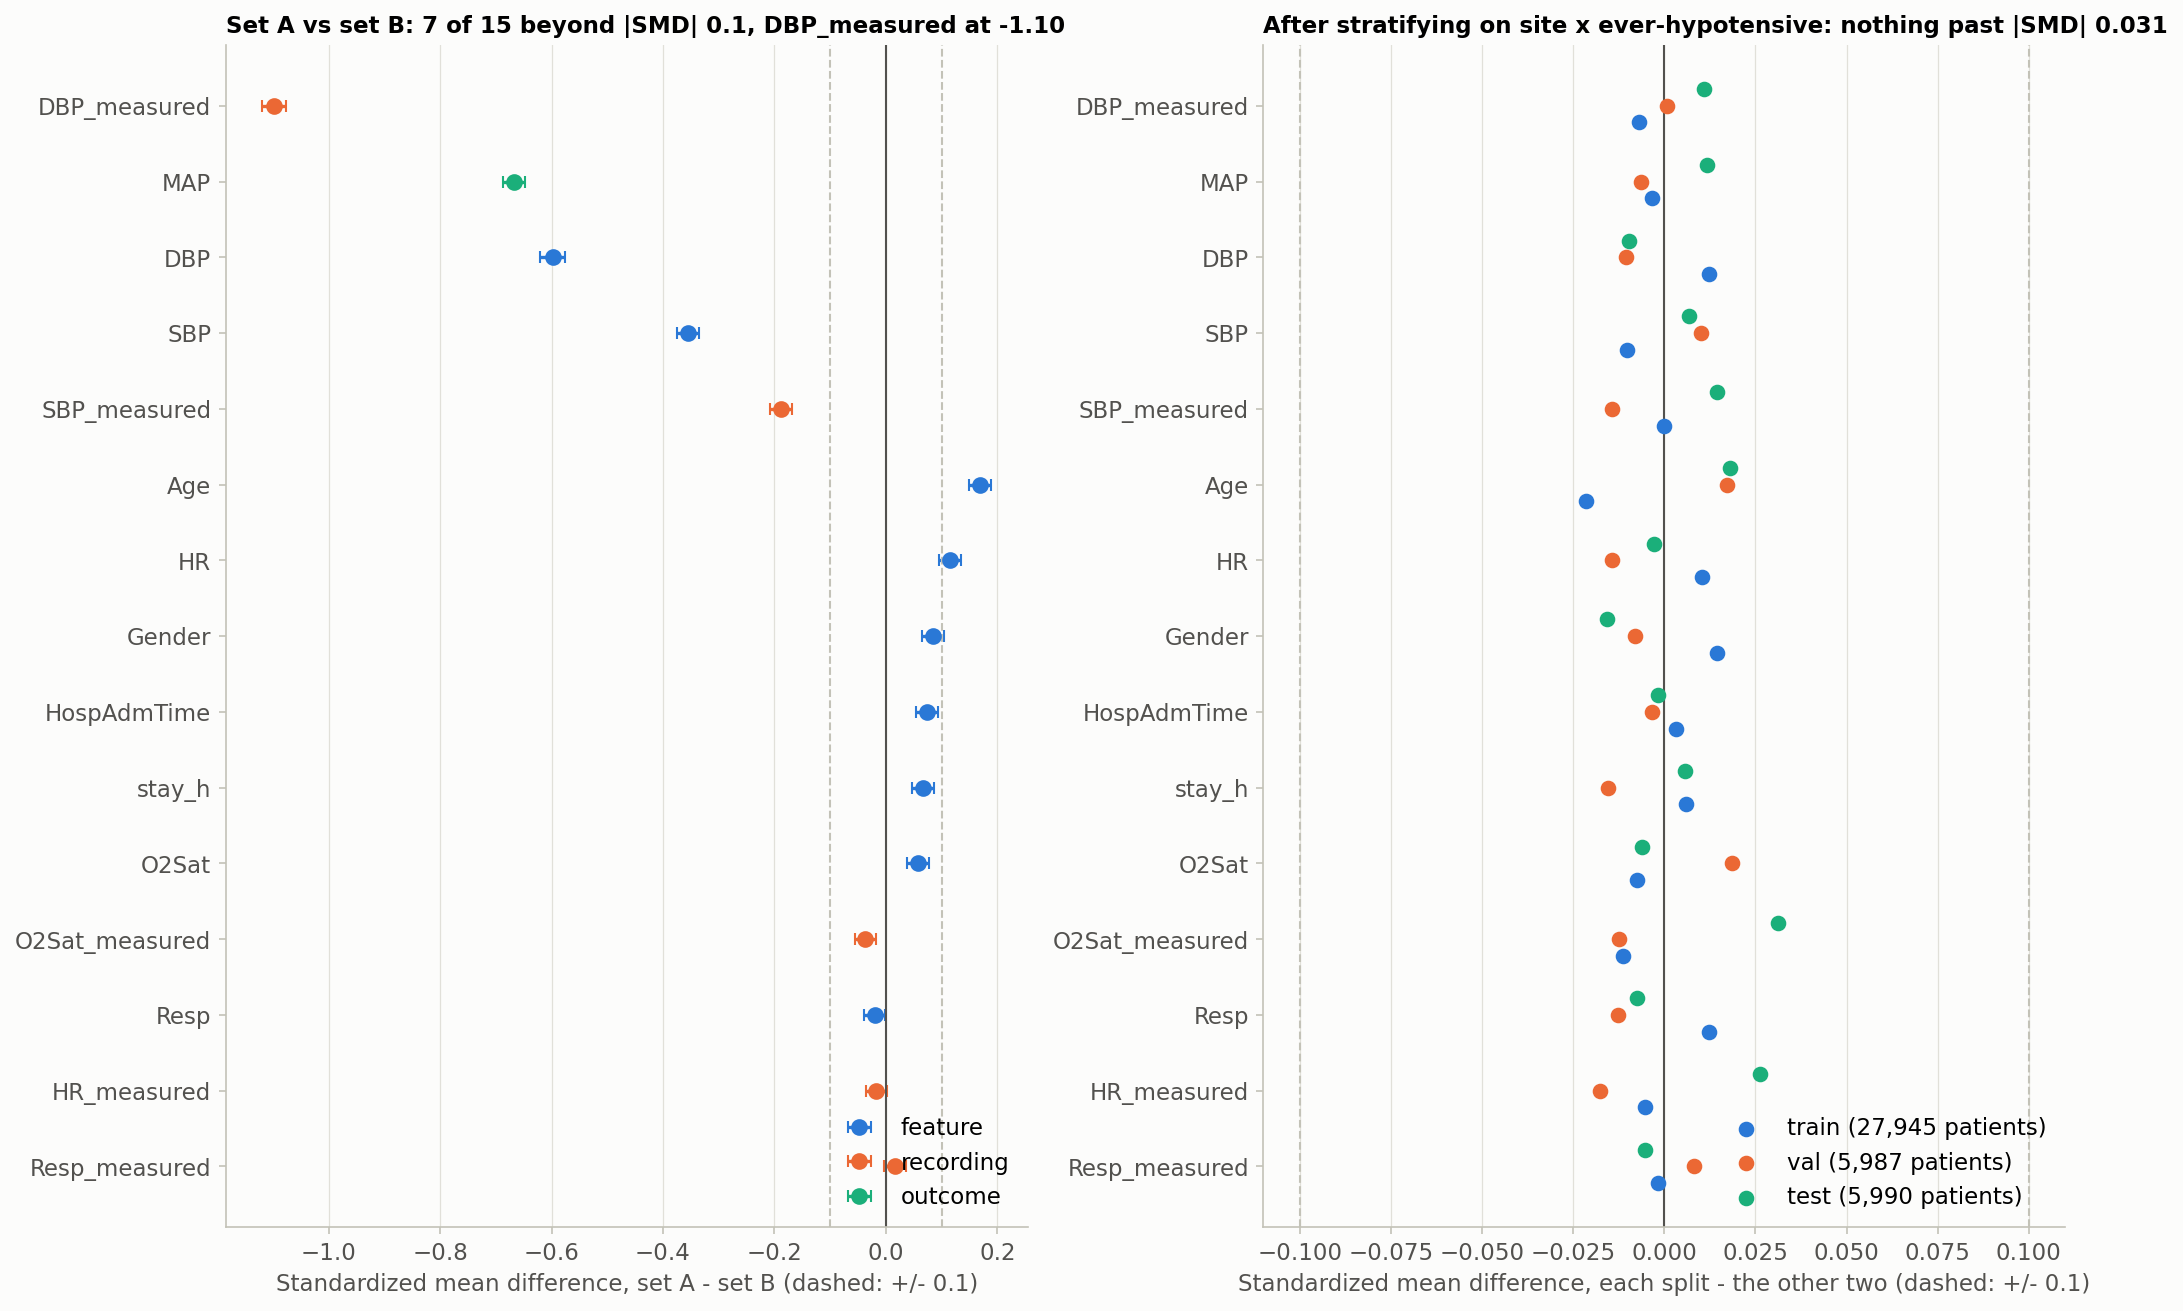

Reproduce this figure in Python.
"""Quantify the batch (site) effect on the exact features the model consumes.

Same recipe as EDA 6.1, applied to the model input rather than the raw table: one row per
patient, each vital summarised as the median over the first 24 hours after ICU admission, and the
standardized mean difference (SMD) as the measure. SMD is dimensionless and does not grow with
the sample size, so mmHg, years and percentages sit in one table and |SMD| > 0.1 means the same
thing in every row.

Two questions are answered:

1. **How big is the batch effect?** Set A vs set B on the model's own feature set - the four
   vital values (SBP, DBP, HR, Resp) and the three demographics (Age, sex, ICULOS as stay
   length) - plus the "was it measured in the first 24 h" indicators for those vitals, because
   EDA 6.3 showed the recording pattern carries as much site information as the physiology does.
   MAP is reported on its own line: it is the outcome the model predicts, not an input.
2. **Did our own splitting add one?** Train / validation / test each compared against the other
   two combined. These should all sit near zero; anything above 0.1 means the split itself
   introduced an imbalance on top of the site effect.

Run:

    python batch_effect.py          # either environment; needs only numpy / pandas
"""
import warnings
from pathlib import Path

import matplotlib
matplotlib.use("Agg")
import matplotlib.pyplot as plt
import numpy as np
import pandas as pd

INK2, AXIS, SURFACE = "#52514e", "#c3c2b7", "#fcfcfb"
SERIES = ["#2a78d6", "#eb6834", "#1baf7a"]
plt.rcParams.update({
    "figure.facecolor": SURFACE, "axes.facecolor": SURFACE, "savefig.facecolor": SURFACE,
    "axes.edgecolor": AXIS, "axes.labelcolor": INK2, "xtick.labelcolor": INK2,
    "ytick.labelcolor": INK2, "xtick.color": AXIS, "ytick.color": AXIS,
    "axes.spines.top": False, "axes.spines.right": False, "axes.grid": True,
    "grid.color": "#e1e0d9", "grid.linewidth": 0.6, "axes.titlesize": 11,
    "axes.titleweight": "bold", "axes.titlelocation": "left", "font.size": 11,
    "legend.frameon": False, "figure.dpi": 110, "savefig.dpi": 150, "savefig.bbox": "tight"})

HERE = Path(__file__).resolve().parent
DATA_NPZ = HERE.parent / "datasets" / "physionet2019_model_input.npz"
BASE_H = 24.0          # hours after ICU admission that define the baseline window
SMD_CUT = 0.1          # |SMD| above this is a difference that matters
SEED = 123             # must match physionet_data.SEED for the split check to be meaningful


def baseline_table(path: Path = DATA_NPZ) -> pd.DataFrame:
    """One row per patient: baseline vitals, demographics, and the recording indicators."""
    z = np.load(path, allow_pickle=False)
    vitals, iculos, start = z["vitals"], z["iculos"], z["patient_start"]
    names = [str(v) for v in z["vital_names"]]
    bounds = np.r_[start, len(iculos)]

    values = np.full((len(start), len(names)), np.nan, dtype=np.float64)
    measured = np.zeros((len(start), len(names)), dtype=np.float64)
    ever = np.zeros(len(start), dtype=np.int64)
    target = names.index("MAP")
    for i, (a, b) in enumerate(zip(bounds[:-1], bounds[1:])):
        full = vitals[a:b][:, target]
        ever[i] = bool(np.isfinite(full).any() and np.nanmin(full) < 65.0)
        window = vitals[a:b][iculos[a:b] <= BASE_H]
        seen = np.isfinite(window)
        measured[i] = seen.any(axis=0)
        with warnings.catch_warnings():               # an all-NaN column simply yields NaN
            warnings.simplefilter("ignore", RuntimeWarning)
            values[i] = np.nanmedian(np.where(seen, window, np.nan), axis=0)

    out = pd.DataFrame(values, columns=names)
    for f, n in enumerate(names):
        out[f"{n}_measured"] = measured[:, f]
    static_names = [str(v) for v in z["static_names"]]
    for s, n in enumerate(static_names):
        out[n] = z["static"][:, s]
    out["stay_h"] = np.array([iculos[a:b].max() for a, b in zip(bounds[:-1], bounds[1:])])
    out["ever_hypotensive"] = ever          # whole stay, matching physionet_data.make_splits
    out.insert(0, "site", np.where(z["site"] == "B", "B", "A"))
    out.insert(0, "patient_id", z["patient_ids"])
    return out


def smd(a: np.ndarray, b: np.ndarray):
    """Standardized mean difference (a - b) with a 95% CI; 0/1 variables use the same formula."""
    a, b = a[np.isfinite(a)], b[np.isfinite(b)]
    n1, n2 = len(a), len(b)
    v1, v2 = a.var(ddof=1), b.var(ddof=1)
    sp = np.sqrt(((n1 - 1) * v1 + (n2 - 1) * v2) / (n1 + n2 - 2))
    d = (a.mean() - b.mean()) / sp if sp > 0 else 0.0
    se = np.sqrt((n1 + n2) / (n1 * n2) + d ** 2 / (2 * (n1 + n2)))
    return {"n_1": n1, "n_2": n2, "mean_1": a.mean(), "mean_2": b.mean(),
            "pooled_sd": sp, "smd": d, "smd_lo": d - 1.96 * se, "smd_hi": d + 1.96 * se}


def site_auroc(x: np.ndarray, is_b: np.ndarray, seed: int = SEED) -> float:
    """How well does this one variable alone identify the hospital? Out-of-fold AUROC from a
    boosted stump set, computed on observed values only, so it measures a shift in the values
    rather than in the missingness (the `_measured` rows cover that separately). SMD only sees a
    difference in means; this sees any difference in distribution."""
    from sklearn.ensemble import HistGradientBoostingClassifier
    from sklearn.metrics import roc_auc_score
    from sklearn.model_selection import StratifiedKFold
    seen = np.isfinite(x)
    xs, ys = x[seen].reshape(-1, 1), is_b[seen].astype(int)
    if len(np.unique(ys)) < 2:
        return float("nan")
    oof = np.zeros(len(ys))
    for tr, te in StratifiedKFold(5, shuffle=True, random_state=seed).split(xs, ys):
        m = HistGradientBoostingClassifier(random_state=seed, max_depth=3).fit(xs[tr], ys[tr])
        oof[te] = m.predict_proba(xs[te])[:, 1]
    return float(roc_auc_score(ys, oof))


def compare(frame: pd.DataFrame, mask_1: np.ndarray, mask_2: np.ndarray,
            columns, label_1: str, label_2: str, with_auroc: bool = False) -> pd.DataFrame:
    rows = []
    for c in columns:
        x = frame[c].to_numpy(dtype=float)
        r = smd(x[mask_1], x[mask_2])
        if with_auroc:
            r["site_auroc"] = site_auroc(x[mask_1 | mask_2], mask_2[mask_1 | mask_2])
        rows.append({"variable": c, "group_1": label_1, "group_2": label_2, **r})
    out = pd.DataFrame(rows).set_index("variable")
    out["matters"] = np.where(out["smd"].abs() > SMD_CUT, f"|SMD| > {SMD_CUT}", "")
    return out


def model_splits(frame: pd.DataFrame, seed: int = SEED):
    """Reproduce the split used by physionet_data.make_splits without importing torch."""
    site = (frame["site"].to_numpy() == "B").astype(np.int64)
    strata = site * 2 + frame["ever_hypotensive"].to_numpy(dtype=np.int64)
    rng = np.random.default_rng(seed)
    out = {"train": [], "val": [], "test": []}
    for s in np.unique(strata):
        idx = np.flatnonzero(strata == s)
        idx = idx[rng.permutation(len(idx))]
        n_tr, n_va = int(round(0.70 * len(idx))), int(round(0.15 * len(idx)))
        out["train"].append(idx[:n_tr])
        out["val"].append(idx[n_tr:n_tr + n_va])
        out["test"].append(idx[n_tr + n_va:])
    return {k: np.sort(np.concatenate(v)) for k, v in out.items()}


def main() -> None:
    frame = baseline_table()
    values = ["SBP", "DBP", "HR", "Resp", "O2Sat",                        # model inputs
              "Age", "Gender", "HospAdmTime", "stay_h"]
    recording = [f"{v}_measured" for v in ("SBP", "DBP", "HR", "Resp", "O2Sat")]
    outcome = ["MAP"]                                                     # predicted, not an input
    is_a = (frame["site"] == "A").to_numpy()
    is_b = ~is_a

    site = pd.concat([
        compare(frame, is_a, is_b, values, "set A", "set B", with_auroc=True).assign(role="feature"),
        compare(frame, is_a, is_b, recording, "set A", "set B").assign(role="recording"),
        compare(frame, is_a, is_b, outcome, "set A", "set B", with_auroc=True).assign(role="outcome")])
    site.to_csv(HERE / "batch_effect_site.csv")
    print(f"Batch effect: set A vs set B, {BASE_H:.0f} h baseline, one row per patient "
          f"(A = {is_a.sum():,}, B = {is_b.sum():,})\n")
    print(site[["role", "mean_1", "mean_2", "smd", "smd_lo", "smd_hi", "site_auroc", "matters"]]
          .rename(columns={"mean_1": "mean_A", "mean_2": "mean_B"}).round(3).to_string())
    hidden = site[(site["smd"].abs() <= SMD_CUT) & (site["site_auroc"] > 0.6)]
    if len(hidden):
        print("\nSMD says these are fine, the single-feature AUROC says otherwise - a shift in "
              "shape rather than in the mean:")
        for v, r in hidden.iterrows():
            print(f"  {v:12s} SMD {r['smd']:+.3f} but site AUROC {r['site_auroc']:.3f}")

    feats = site.loc[values]
    big = feats.index[feats["smd"].abs() > SMD_CUT].tolist()
    print(f"\n{len(big)} of the {len(values)} model features exceed |SMD| {SMD_CUT}: {big}")
    print(f"mean |SMD| over the features   {feats['smd'].abs().mean():.3f}")
    print(f"mean |SMD| over the indicators {site.loc[recording, 'smd'].abs().mean():.3f}")
    print(f"largest overall: {site['smd'].abs().idxmax()} at "
          f"{site.loc[site['smd'].abs().idxmax(), 'smd']:+.3f}")
    print(f"outcome MAP: SMD {site.loc['MAP', 'smd']:+.3f} - the batch effect also sits in the "
          "variable being predicted, which is why the event rate differs 2x between sites")

    print("\n" + "=" * 100)
    print("Did the 70/15/15 split add a batch effect of its own? Each split against the other two.\n")
    splits = model_splits(frame)
    rows = []
    for name, idx in splits.items():
        sel = np.zeros(len(frame), bool)
        sel[idx] = True
        rows.append(compare(frame, sel, ~sel, values + recording + outcome, name, "rest")
                    .assign(split=name).reset_index())
    split_tbl = pd.concat(rows).set_index(["split", "variable"])
    split_tbl.to_csv(HERE / "batch_effect_splits.csv")
    worst = split_tbl["smd"].abs().groupby(level="split").max()
    share_b = {k: 100 * (frame["site"].to_numpy()[idx] == "B").mean() for k, idx in splits.items()}
    print(f"{'split':8s} {'patients':>9s} {'% set B':>9s} {'largest |SMD| vs the rest':>27s}")
    for k, idx in splits.items():
        print(f"{k:8s} {len(idx):>9,} {share_b[k]:>8.1f}% {worst[k]:>27.3f}")
    flagged = split_tbl.index[split_tbl["smd"].abs() > SMD_CUT].tolist()
    print(f"\nfeatures above |SMD| {SMD_CUT} in any split: {flagged or 'none'}")
    print("\nSo the only batch effect in the modelling data is the hospital one measured above; "
          "the split itself is balanced, which is what stratifying on site and on ever-hypotensive buys.")
    draw(site, split_tbl, splits, frame)
    print(f"\nwritten: {HERE / 'batch_effect_site.csv'}\n         {HERE / 'batch_effect_splits.csv'}"
          f"\n         {HERE / 'batch_effect.png'}")


def draw(site: pd.DataFrame, split_tbl: pd.DataFrame, splits, frame: pd.DataFrame) -> None:
    """Left: the hospital batch effect we cannot remove. Right: what the stratified split added."""
    order = site["smd"].abs().sort_values().index
    yy = np.arange(len(order))
    fig, axes = plt.subplots(1, 2, figsize=(14, 0.42 * len(order) + 2.6))

    ax = axes[0]
    colors = {"feature": SERIES[0], "recording": SERIES[1], "outcome": SERIES[2]}
    for role, c in colors.items():
        sel = [v for v in order if site.loc[v, "role"] == role]
        if not sel:
            continue
        idx = [list(order).index(v) for v in sel]
        ax.errorbar(site.loc[sel, "smd"], idx,
                    xerr=1.96 * (site.loc[sel, "smd_hi"] - site.loc[sel, "smd"]) / 1.96,
                    fmt="o", ms=7, color=c, ecolor=c, elinewidth=1.6, capsize=3, label=role)
    big = int((site["smd"].abs() > SMD_CUT).sum())
    worst = site["smd"].abs().idxmax()
    ax.set_title(f"Set A vs set B: {big} of {len(site)} beyond |SMD| {SMD_CUT}, "
                 f"{worst} at {site.loc[worst, 'smd']:+.2f}")
    ax.legend(loc="lower right", fontsize=11, borderaxespad=0.4)

    ax = axes[1]
    for i, (name, c) in enumerate(zip(["train", "val", "test"], SERIES)):
        vals = split_tbl.loc[name].reindex(order)["smd"]
        ax.scatter(vals, yy + (i - 1) * 0.22, s=42, color=c, zorder=3,
                   label=f"{name} ({len(splits[name]):,} patients)")
    worst_split = split_tbl["smd"].abs().max()
    ax.set_title(f"After stratifying on site x ever-hypotensive: "
                 f"nothing past |SMD| {worst_split:.3f}")
    ax.legend(loc="lower right", fontsize=11, borderaxespad=0.4)

    for ax, xlabel in zip(axes, ["Standardized mean difference, set A - set B",
                                 "Standardized mean difference, each split - the other two"]):
        ax.axvline(0, color=INK2, lw=1)
        for t in (-SMD_CUT, SMD_CUT):
            ax.axvline(t, color=AXIS, lw=1, ls="--")
        ax.set_yticks(yy, list(order), fontsize=11)
        ax.set_xlabel(f"{xlabel} (dashed: +/- {SMD_CUT})", fontsize=11)
        ax.tick_params(labelsize=11)
        ax.grid(axis="y", visible=False)
        ax.set_ylim(-0.8, len(order) - 0.2)
    fig.tight_layout()
    fig.savefig(HERE / "batch_effect.png")


if __name__ == "__main__":
    main()
